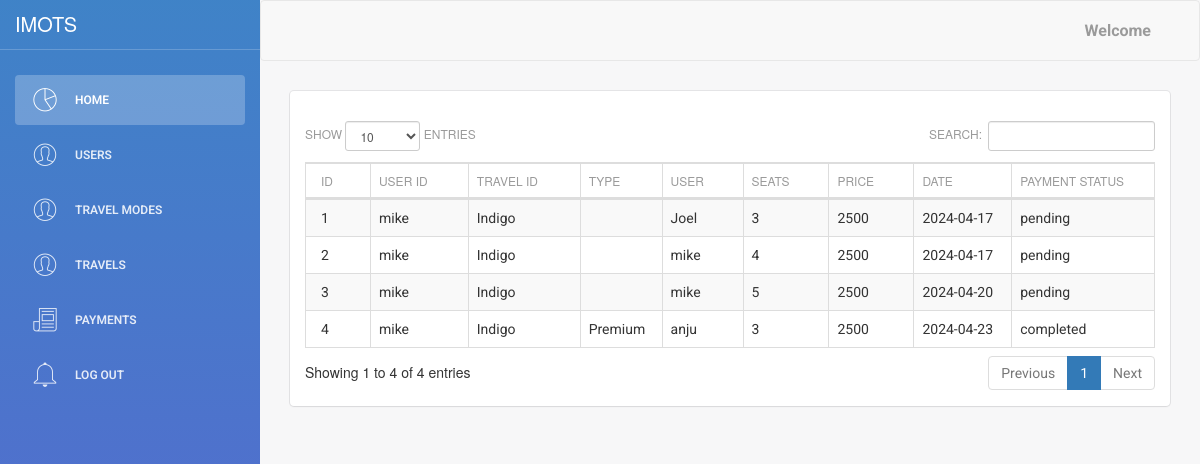
Page /admin/bookings/select.php on the committed database.
### tables this page shows
CREATE TABLE IF NOT EXISTS `booking` (
  `id` int(11) NOT NULL AUTO_INCREMENT,
  `user_id` int(11) NOT NULL,
  `travel_id` int(11) NOT NULL,
  `type` varchar(50) NOT NULL,
  `user` varchar(50) NOT NULL,
  `seats` int(11) NOT NULL,
  `price` varchar(50) NOT NULL,
  `date` date NOT NULL,
  `status` varchar(30) NOT NULL,
  PRIMARY KEY (`id`)
);

CREATE TABLE IF NOT EXISTS `user` (
  `id` int(10) NOT NULL AUTO_INCREMENT,
  `name` varchar(20) NOT NULL,
  `email` varchar(30) NOT NULL,
  `phone` varchar(20) NOT NULL,
  `password` varchar(20) NOT NULL,
  `address` text NOT NULL,
  PRIMARY KEY (`id`)
);

CREATE TABLE IF NOT EXISTS `travels` (
  `id` int(11) NOT NULL AUTO_INCREMENT,
  `travel_type` varchar(100) NOT NULL,
  `travel_name` varchar(100) NOT NULL,
  `start_location` varchar(100) NOT NULL,
  `end_location` varchar(100) NOT NULL,
  `start_time` time NOT NULL,
  `end_time` time NOT NULL,
  `date` date NOT NULL,
  `price` varchar(100) NOT NULL,
  `class_1` varchar(50) NOT NULL,
  `class_2` varchar(50) NOT NULL,
  `class_3` varchar(50) NOT NULL,
  `class_1seat` varchar(50) NOT NULL,
  `class_2seat` varchar(50) NOT NULL,
  `class_3seat` varchar(50) NOT NULL,
  PRIMARY KEY (`id`)
);

### admin/bookings/table.php (called while the page is built, shortened)
<?php
$table="booking";
?>

### admin/bookings/select.php (the view, shortened to what this page needs)
<?php
include("table.php");
include("../header_inner.php");
$i=0;
?>
		<link rel="stylesheet" type="text/css" href="datatables.min.css">
<div class="">
<div class="clearfix"></div>
<table id="example" class="table table-striped table-bordered dataTable no-footer" cellspacing="0"  role="grid" aria-describedby="example_info" >
          <?php
		  include("../connection.php");
	?>
	<?php
		  $result2 = mysqli_query($con,"SHOW FIELDS FROM $table");
 echo "<thead><tr>";
while ($row2 = mysqli_fetch_array($result2))
 {
  $name=$row2['Field'];
  if($name=='status')
  {
	  echo "<th>Payment Status</th>";
  }else{
  echo "<th>".
  str_replace('_', ' ', $name)
  ."</th>";
  }
 $i++;
 }
 echo "</tr></thead>";
   echo "<tbody>";
 	$result = mysqli_query($con,"SELECT * FROM $table ");
		while($row = mysqli_fetch_array($result))
		{
		echo "<tr>";
		for($k=0;$k<$i;$k++)
		{
			if($k==1)
			{
			  $sql2 = "select *  from user where id='$row[$k]' ";
    $result2 = mysqli_query($con, $sql2) or die("Error in Selecting " . mysqli_error($connection));
$row2 =mysqli_fetch_array($result2);
			echo "<td >  $row2[name]</td>";
			}
			elseif($k==2)
			{
			$sql2 = "select *  from travels where id='$row[$k]' ";
    $result2 = mysqli_query($con, $sql2) or die("Error in Selecting " . mysqli_error($connection));
$row2 =mysqli_fetch_array($result2);
			echo "<td >  $row2[travel_name]</td>";
			}
			elseif($k==30)
			{
			echo "<td class='hiddentd'> $row[content] </td>";
			}
				elseif($k==40)
			{
			echo "<td > <img src='uploads/$row[$k]' width='100'></td>";
			}
			else
			{
			echo "<td >$row[$k]</td>";
			}
		}
			echo"</tr>";
		}
        ?>
        </tbody>
    </table>
    </div>

### rows in the picture
booking: id "1", user "Joel", seats "3", price "2500", date "2024-04-17", status "pending"
user: name "mike"
travels: travel_name "Indigo"
booking: id "2", user "mike", seats "4", price "2500", date "2024-04-17", status "pending"
booking: id "3", user "mike", seats "5", price "2500", date "2024-04-20", status "pending"
booking: id "4", type "Premium", user "anju", seats "3", price "2500", date "2024-04-23", status "completed"

### other values in the picture
str_replace('_', ' ', $name) "ID"
str_replace('_', ' ', $name) "USER ID"
str_replace('_', ' ', $name) "TRAVEL ID"
str_replace('_', ' ', $name) "TYPE"
str_replace('_', ' ', $name) "USER"
str_replace('_', ' ', $name) "SEATS"
str_replace('_', ' ', $name) "PRICE"
str_replace('_', ' ', $name) "DATE"
